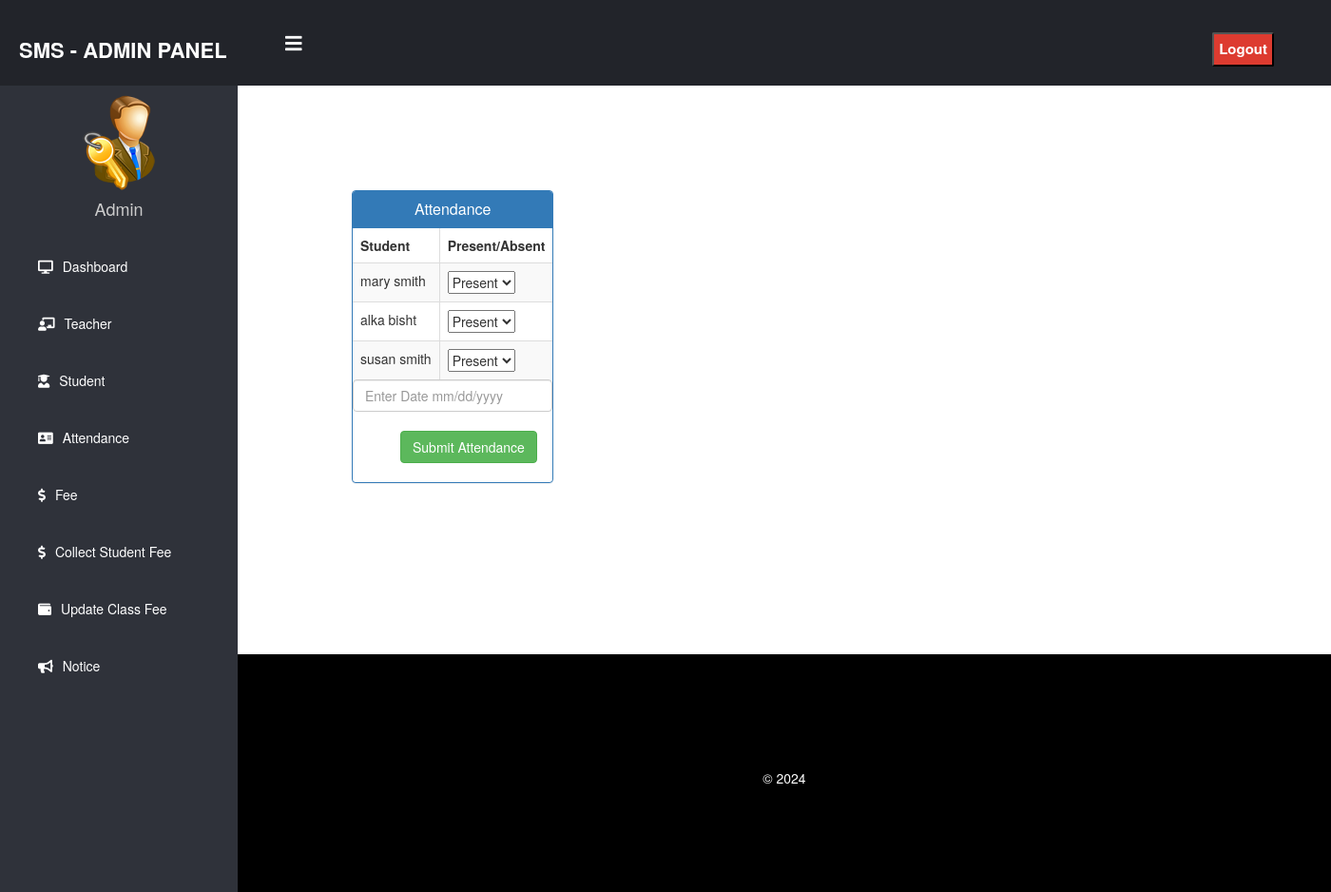
The page /admin-take-attendance/one (signed in) on the database its author committed.
### school/models.py (models this page shows, shortened)
class StudentExtra(models.Model):
    user=models.OneToOneField(User,on_delete=models.CASCADE)
    roll = models.CharField(max_length=10)
    mobile = models.CharField(max_length=40,null=True)
    fee = models.PositiveIntegerField()
    cl= models.CharField(max_length=10,choices=classes,default='one')
    status=models.BooleanField(default=False)
    @property
    def get_name(self):
        return self.user.first_name+" "+self.user.last_name
    def __str__(self):
          return f"{self.user.first_name} {self.user.last_name}"

### school/views.py (the view, shortened to what this page needs)
# urls.py: path('admin-take-attendance/<str:cl>', views.admin_take_attendance_view,name='admin-take-attendance'),
@login_required(login_url='adminlogin')
@user_passes_test(is_admin)
def admin_take_attendance_view(request,cl):
    students=models.StudentExtra.objects.all().filter(cl=cl)
    print(students)
    aform=forms.AttendanceForm()
    return render(request,'school/admin_take_attendance.html',{'students':students,'aform':aform})

### school/forms.py
class AttendanceForm(forms.Form):
    present_status=forms.ChoiceField( choices=presence_choices)
    date=forms.DateField()

### school/views.py (called while the page is built)
def is_admin(user):
    return user.groups.filter(name='ADMIN').exists()

### templates/school/admin_take_attendance.html (shortened to what this page needs)
{% extends 'school/adminbase.html' %}
{% load widget_tweaks %}
{% block content %}
<head>
  <link href="//netdna.bootstrapcdn.com/bootstrap/3.0.0/css/bootstrap.min.css" rel="stylesheet" id="bootstrap-css">
</head>
<form class="" method="post">
  <div class="container">
    <div class="row">
      <div class="panel panel-primary">
        <div class="panel-heading">
          <h6 class="panel-title">Attendance</h6>
        </div>
        <table class="table table-hover table-striped table-bordered" id="dev-table">
          <thead>
            <tr>
              <th>Student</th>
              <th>Present/Absent</th>
            </tr>
          </thead>
          {%for student in students%}
          <tr>
            <td>{{student.get_name}}</td>
            <td>{{aform.present_status}}</td>
          </tr>
          {%endfor%}
        </table>
        {% render_field aform.date class="form-control" placeholder="Enter Date mm/dd/yyyy" %}
        <input type="submit" style="margin-left: 50px;
    margin-top: 20px;
    margin-bottom: 20px;   " name="submit" class="btn btn-success" value="Submit Attendance">
      </div>
    </div>
  </div>
</form>
{% endblock content %}

### templates/school/admin_take_attendance.html (style rules this page uses)
h6 { text-align: center; }
.row { margin: 100px; }

### rows shown on the page
StudentExtra: get_name "mary smith"
StudentExtra: get_name "alka bisht"
StudentExtra: get_name "susan smith"
